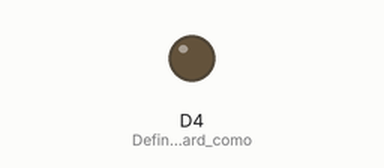
This sketch was run on a simulated ESP8266 (NodeMCU). Shown: output pins drawn as LEDs (lit = HIGH). WiFi joins after 1.5 s; servers stay silent unless stated; what the sketch prints to the serial monitor is not drawn.

Above: at 3.5 s.
At 7.5 s:
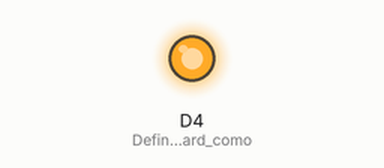
Timing chart, 0 to 11.9 s (numbered marks = the images above):
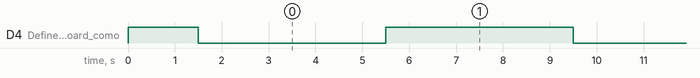

The sketch:

SendAccessPoint2.ino
```cpp
#include <ESP8266WiFi.h>
#include <WiFiUdp.h>


WiFiUDP Udp;

byte serdata=0;
byte fromserver=0;

unsigned int localUdpPort = 4210;  // local port to listen on
char incomingPacket[255];  // buffer for incoming packets
char  replyPacket[] = "CARLOS ";  // a reply string to send back


void setup()
{
  Serial.begin(115200);
  Serial.println();

  pinMode(D4, OUTPUT);//Define o LED Onboard como saida.
  digitalWrite(D4, 1);//Apaga o LED.

  WiFi.mode(WIFI_STA);
  WiFi.begin("iab-adm","iab124578");

  Serial.println();
    Serial.println();
    Serial.print("Wait for WiFi... ");

  while(WiFi.status() != WL_CONNECTED)
  {
    Serial.print(".");
        delay(500);
  }
     Serial.println("");
    Serial.println("WiFi connected");
    Serial.println("IP address: ");
    Serial.println(WiFi.localIP());
    Udp.begin(81);


}


void loop()
{


   digitalWrite(D4, !digitalRead(D4));


   const int port=4211;
   int i = 0;
   udpsend();

  int packetSize = Udp.parsePacket();
  if (packetSize)
  {
    // receive incoming UDP packets
    Serial.println("Receiver");
    Serial.printf("Received %d bytes from %s, port %d\n", packetSize, Udp.remoteIP().toString().c_str(), Udp.remotePort());
    int len = Udp.read(incomingPacket, 255);
    if (len > 0)
    {
      incomingPacket[len] = 0;
    }
    Serial.printf("UDP packet contents: %s\n", incomingPacket);

    // send back a reply, to the IP address and port we got the packet from
    Udp.beginPacket(Udp.remoteIP(), Udp.remotePort());
    Udp.write(replyPacket);
    Udp.endPacket();
  }

   delay(3000);
}

void udpsend()
  {
    const char ip[]="192.168.10.226";
  Udp.beginPacket(ip,81);
  Udp.write(replyPacket);
  Udp.endPacket();
  delay(1000);
  return;
  }
```

Measured:
- by itself, D4 (Define_o_LED_Onboard_como): alternates HIGH for 4.0 s and LOW for 4.0 s
